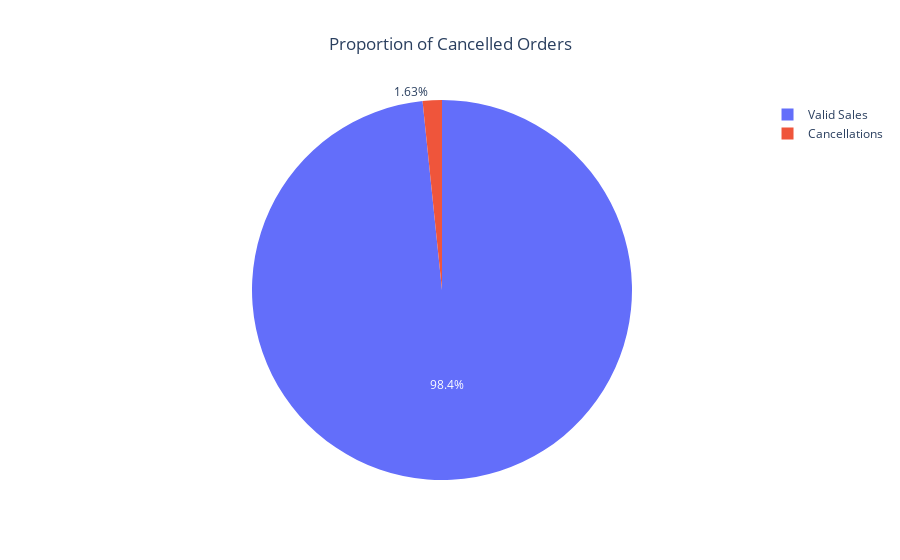

Write notebook code for a chart like this one.
### Markdown cell above
##### General Analysis

### Code cell
total_valid_sales = len(valid_sales)
total_cancellations = len(cancellations)

print(total_valid_sales) # 527,803 rows
print(total_cancellations) # 8,761 rows

fig_proportion_cancelled = px.pie(values= [total_valid_sales, total_cancellations],
                                  names= ['Valid Sales', 'Cancellations'],
                                  title= 'Proportion of Cancelled Orders')

fig_proportion_cancelled.update_layout(
    title={
        'text': 'Proportion of Cancelled Orders',
        'x': 0.5,                   # x position of title (0 is left, 1 is right)
        'xanchor': 'center'         # Center of title aligned with x=0.5
    }
)

fig_proportion_cancelled.show()

### Figure 1 — Plotly figure (JSON) as saved in the notebook; plotly's stock layout.template omitted (floating-point values rounded to 4 significant figures)
{"data": [{"domain": {"x": [0, 1], "y": [0, 1]}, "hovertemplate": "label=%{label}<br>value=%{value}<extra></extra>", "labels": ["Valid Sales", "Cancellations"], "legendgroup": "", "name": "", "showlegend": true, "type": "pie", "values": [527802, 8761]}], "layout": {"legend": {"tracegroupgap": 0}, "title": {"text": "Proportion of Cancelled Orders", "x": 0.5, "xanchor": "center"}}}
